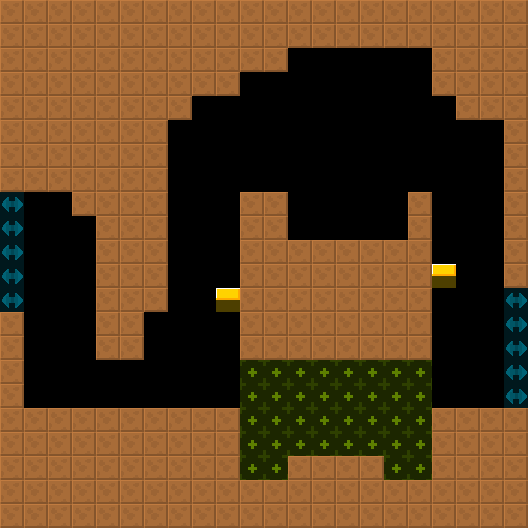

Rendered tile map (Tiled .tmx) drawn with the repository's tilesets; below, a short description and the map source with its tile grids summarised:
An orthogonal 22x22 tile map with 24x24 px tiles, 2 tile layers (col, lnk), 2 tilesets and 7 objects (7x Spikes).

<map version="1.4" tiledversion="1.4.2" orientation="orthogonal" renderorder="right-down" width="22" height="22" tilewidth="24" tileheight="24" infinite="0" nextlayerid="4" nextobjectid="8">
 <tileset firstgid="6" source="../../lnk.tsx" />
 <tileset firstgid="1" source="../../col.tsx" />
 <layer id="1" name="col" width="22" height="22">
  <data>[484 cells, 275 non-empty, 2 distinct tile ids]</data>
 </layer>
 <layer id="2" name="lnk" width="22" height="22" opacity="0.5">
  <data>[484 cells, 46 non-empty, 2 distinct tile ids]</data>
 </layer>
 <objectgroup id="3" name="markers" opacity="0.5">
  <object id="1" name="Spikes" type="Spikes" x="288" y="48" width="144" height="24">
   <properties>
    <property name="yr" value="0" />
    <property name="xr" value="0" />
   </properties>
  </object>
  <object id="2" name="Spikes" type="Spikes" x="168" y="192" width="24" height="72">
   <properties>
    <property name="yr" value="0" />
    <property name="xr" value="0" />
   </properties>
  </object>
  <object id="3" name="Spikes" type="Spikes" x="288" y="216" width="120" height="24">
   <properties>
    <property name="yr" value="0" />
    <property name="xr" value="0" />
   </properties>
  </object>
  <object id="4" name="Spikes" type="Spikes" x="96" y="360" width="48" height="24">
   <properties>
    <property name="yr" value="0" />
    <property name="xr" value="0" />
   </properties>
  </object>
  <object id="5" name="Spikes" type="Spikes" x="312" y="360" width="48" height="24">
   <properties>
    <property name="yr" value="0" />
    <property name="xr" value="0" />
   </properties>
  </object>
  <object id="6" name="Spikes" type="Spikes" x="240" y="456" width="48" height="24">
   <properties>
    <property name="yr" value="0" />
    <property name="xr" value="0" />
   </properties>
  </object>
  <object id="7" name="Spikes" type="Spikes" x="384" y="456" width="48" height="24">
   <properties>
    <property name="yr" value="0" />
    <property name="xr" value="0" />
   </properties>
  </object>
 </objectgroup>
</map>
